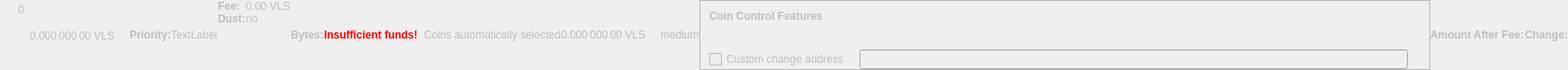
    <widget class="QWidget" name="dummyHideWidget" native="true">
     <property name="enabled">
      <bool>false</bool>
     </property>
     <property name="maximumSize">
      <size>
       <width>100</width>
       <height>22</height>
      </size>
     </property>
     <layout class="QHBoxLayout" name="dummyHideLayout">
      <property name="spacing">
       <number>0</number>
      </property>
      <property name="leftMargin">
       <number>0</number>
      </property>
      <property name="topMargin">
       <number>0</number>
      </property>
      <property name="rightMargin">
       <number>0</number>
      </property>
      <property name="bottomMargin">
       <number>0</number>
      </property>
      <item>
       <layout class="QFormLayout" name="formLayoutCoinControl1">
        <property name="horizontalSpacing">
         <number>10</number>
        </property>
        <property name="verticalSpacing">
         <number>14</number>
        </property>
        <property name="leftMargin">
         <number>10</number>
        </property>
        <property name="topMargin">
         <number>4</number>
        </property>
        <property name="rightMargin">
         <number>6</number>
        </property>
        <item row="0" column="1">
         <widget class="QLabel" name="labelCoinControlBytes">
          <property name="cursor">
           <cursorShape>IBeamCursor</cursorShape>
          </property>
          <property name="contextMenuPolicy">
           <enum>Qt::ActionsContextMenu</enum>
          </property>
          <property name="text">
           <string notr="true">0</string>
          </property>
          <property name="textInteractionFlags">
           <set>Qt::LinksAccessibleByMouse|Qt::TextSelectableByKeyboard|Qt::TextSelectableByMouse</set>
          </property>
         </widget>
        </item>
       </layout>
      </item>
      <item>
       <widget class="QLabel" name="labelCoinControlAfterFee">
        <property name="enabled">
         <bool>false</bool>
        </property>
        <property name="sizePolicy">
         <sizepolicy hsizetype="Fixed" vsizetype="Fixed">
          <horstretch>0</horstretch>
          <verstretch>0</verstretch>
         </sizepolicy>
        </property>
        <property name="minimumSize">
         <size>
          <width>111</width>
          <height>12</height>
         </size>
        </property>
        <property name="maximumSize">
         <size>
          <width>111</width>
          <height>12</height>
         </size>
        </property>
        <property name="cursor">
         <cursorShape>IBeamCursor</cursorShape>
        </property>
        <property name="contextMenuPolicy">
         <enum>Qt::ActionsContextMenu</enum>
        </property>
        <property name="text">
         <string notr="true">0.000 000 00 VLS</string>
        </property>
        <property name="textInteractionFlags">
         <set>Qt::LinksAccessibleByMouse|Qt::TextSelectableByKeyboard|Qt::TextSelectableByMouse</set>
        </property>
       </widget>
      </item>
      <item>
       <widget class="QLabel" name="labelCoinControlPriorityText">
        <property name="enabled">
         <bool>false</bool>
        </property>
        <property name="font">
         <font>
          <weight>75</weight>
          <bold>true</bold>
         </font>
        </property>
        <property name="text">
         <string>Priority:</string>
        </property>
       </widget>
      </item>
      <item>
       <layout class="QHBoxLayout" name="horizontalLayout">
        <item>
         <widget class="QLabel" name="WarningLabel">
          <property name="text">
           <string>TextLabel</string>
          </property>
         </widget>
        </item>
       </layout>
      </item>
      <item>
       <layout class="QFormLayout" name="formLayoutCoinControl3">
        <property name="horizontalSpacing">
         <number>0</number>
        </property>
        <property name="verticalSpacing">
         <number>0</number>
        </property>
        <property name="leftMargin">
         <number>0</number>
        </property>
        <property name="topMargin">
         <number>0</number>
        </property>
        <property name="rightMargin">
         <number>0</number>
        </property>
        <item row="0" column="0">
         <widget class="QLabel" name="labelCoinControlFeeText">
          <property name="enabled">
           <bool>false</bool>
          </property>
          <property name="font">
           <font>
            <weight>75</weight>
            <bold>true</bold>
           </font>
          </property>
          <property name="text">
           <string>Fee:</string>
          </property>
          <property name="margin">
           <number>0</number>
          </property>
         </widget>
        </item>
        <item row="0" column="1">
         <widget class="QLabel" name="labelCoinControlFee">
          <property name="enabled">
           <bool>false</bool>
          </property>
          <property name="cursor">
           <cursorShape>IBeamCursor</cursorShape>
          </property>
          <property name="contextMenuPolicy">
           <enum>Qt::ActionsContextMenu</enum>
          </property>
          <property name="text">
           <string notr="true">0.00 VLS</string>
          </property>
          <property name="textInteractionFlags">
           <set>Qt::LinksAccessibleByMouse|Qt::TextSelectableByKeyboard|Qt::TextSelectableByMouse</set>
          </property>
         </widget>
        </item>
        <item row="1" column="0">
         <widget class="QLabel" name="labelCoinControlLowOutputText">
          <property name="enabled">
           <bool>false</bool>
          </property>
          <property name="font">
           <font>
            <weight>75</weight>
            <bold>true</bold>
           </font>
          </property>
          <property name="text">
           <string>Dust:</string>
          </property>
         </widget>
        </item>
        <item row="1" column="1">
         <widget class="QLabel" name="labelCoinControlLowOutput">
          <property name="enabled">
           <bool>false</bool>
          </property>
          <property name="cursor">
           <cursorShape>IBeamCursor</cursorShape>
          </property>
          <property name="contextMenuPolicy">
           <enum>Qt::ActionsContextMenu</enum>
          </property>
          <property name="text">
           <string>no</string>
          </property>
          <property name="textInteractionFlags">
           <set>Qt::LinksAccessibleByMouse|Qt::TextSelectableByKeyboard|Qt::TextSelectableByMouse</set>
          </property>
         </widget>
        </item>
       </layout>
      </item>
      <item>
       <widget class="QLabel" name="labelCoinControlBytesText">
        <property name="enabled">
         <bool>false</bool>
        </property>
        <property name="font">
         <font>
          <weight>75</weight>
          <bold>true</bold>
         </font>
        </property>
        <property name="text">
         <string>Bytes:</string>
        </property>
       </widget>
      </item>
      <item>
       <layout class="QFormLayout" name="formLayoutCoinControl2">
        <property name="horizontalSpacing">
         <number>0</number>
        </property>
        <property name="verticalSpacing">
         <number>0</number>
        </property>
        <property name="leftMargin">
         <number>0</number>
        </property>
        <property name="topMargin">
         <number>0</number>
        </property>
        <property name="rightMargin">
         <number>0</number>
        </property>
       </layout>
      </item>
      <item>
       <layout class="QHBoxLayout" name="horizontalLayoutCoinControl2">
        <property name="spacing">
         <number>0</number>
        </property>
        <property name="bottomMargin">
         <number>0</number>
        </property>
       </layout>
      </item>
      <item>
       <widget class="QLabel" name="labelCoinControlInsuffFunds">
        <property name="enabled">
         <bool>false</bool>
        </property>
        <property name="minimumSize">
         <size>
          <width>0</width>
          <height>0</height>
         </size>
        </property>
        <property name="font">
         <font>
          <weight>75</weight>
          <bold>true</bold>
         </font>
        </property>
        <property name="styleSheet">
         <string notr="true">color:red;font-weight:bold;</string>
        </property>
        <property name="text">
         <string>Insufficient funds!</string>
        </property>
        <property name="margin">
         <number>5</number>
        </property>
       </widget>
      </item>
      <item>
       <layout class="QFormLayout" name="formLayoutCoinControl4">
        <property name="horizontalSpacing">
         <number>0</number>
        </property>
        <property name="verticalSpacing">
         <number>0</number>
        </property>
        <property name="leftMargin">
         <number>0</number>
        </property>
        <property name="topMargin">
         <number>0</number>
        </property>
        <property name="rightMargin">
         <number>0</number>
        </property>
       </layout>
      </item>
      <item>
       <widget class="QLabel" name="labelCoinControlChangeLabel">
        <property name="enabled">
         <bool>false</bool>
        </property>
        <property name="sizePolicy">
         <sizepolicy hsizetype="Preferred" vsizetype="Expanding">
          <horstretch>0</horstretch>
          <verstretch>0</verstretch>
         </sizepolicy>
        </property>
        <property name="minimumSize">
         <size>
          <width>0</width>
          <height>0</height>
         </size>
        </property>
        <property name="text">
         <string/>
        </property>
        <property name="margin">
         <number>3</number>
        </property>
       </widget>
      </item>
      <item>
       <widget class="QLabel" name="labelCoinControlAutomaticallySelected">
        <property name="enabled">
         <bool>false</bool>
        </property>
        <property name="sizePolicy">
         <sizepolicy hsizetype="Fixed" vsizetype="Fixed">
          <horstretch>0</horstretch>
          <verstretch>0</verstretch>
         </sizepolicy>
        </property>
        <property name="minimumSize">
         <size>
          <width>0</width>
          <height>0</height>
         </size>
        </property>
        <property name="maximumSize">
         <size>
          <width>240</width>
          <height>16777215</height>
         </size>
        </property>
        <property name="text">
         <string>Coins automatically selected</string>
        </property>
        <property name="margin">
         <number>5</number>
        </property>
       </widget>
      </item>
      <item>
       <widget class="QLabel" name="labelCoinControlChange">
        <property name="enabled">
         <bool>false</bool>
        </property>
        <property name="sizePolicy">
         <sizepolicy hsizetype="Fixed" vsizetype="Fixed">
          <horstretch>0</horstretch>
          <verstretch>0</verstretch>
         </sizepolicy>
        </property>
        <property name="minimumSize">
         <size>
          <width>111</width>
          <height>0</height>
         </size>
        </property>
        <property name="maximumSize">
         <size>
          <width>111</width>
          <height>16777215</height>
         </size>
        </property>
        <property name="cursor">
         <cursorShape>IBeamCursor</cursorShape>
        </property>
        <property name="contextMenuPolicy">
         <enum>Qt::ActionsContextMenu</enum>
        </property>
        <property name="text">
         <string notr="true">0.000 000 00 VLS</string>
        </property>
        <property name="textInteractionFlags">
         <set>Qt::LinksAccessibleByMouse|Qt::TextSelectableByKeyboard|Qt::TextSelectableByMouse</set>
        </property>
       </widget>
      </item>
      <item>
       <widget class="QLabel" name="labelCoinControlPriority">
        <property name="enabled">
         <bool>false</bool>
        </property>
        <property name="cursor">
         <cursorShape>IBeamCursor</cursorShape>
        </property>
        <property name="contextMenuPolicy">
         <enum>Qt::ActionsContextMenu</enum>
        </property>
        <property name="text">
         <string>medium</string>
        </property>
        <property name="textInteractionFlags">
         <set>Qt::LinksAccessibleByMouse|Qt::TextSelectableByKeyboard|Qt::TextSelectableByMouse</set>
        </property>
       </widget>
      </item>
      <item>
       <widget class="QFrame" name="frameCoinControl">
        <property name="sizePolicy">
         <sizepolicy hsizetype="Expanding" vsizetype="Expanding">
          <horstretch>0</horstretch>
          <verstretch>0</verstretch>
         </sizepolicy>
        </property>
        <property name="maximumSize">
         <size>
          <width>16777215</width>
          <height>16777215</height>
         </size>
        </property>
        <property name="frameShape">
         <enum>QFrame::StyledPanel</enum>
        </property>
        <property name="frameShadow">
         <enum>QFrame::Sunken</enum>
        </property>
        <layout class="QVBoxLayout" name="verticalLayoutCoinControl2_2">
         <property name="spacing">
          <number>0</number>
         </property>
         <property name="leftMargin">
          <number>0</number>
         </property>
         <property name="topMargin">
          <number>0</number>
         </property>
         <property name="rightMargin">
          <number>0</number>
         </property>
         <property name="bottomMargin">
          <number>0</number>
         </property>
         <item>
          <layout class="QVBoxLayout" name="verticalLayoutCoinControl" stretch="0,0,0,1">
           <property name="spacing">
            <number>0</number>
           </property>
           <property name="leftMargin">
            <number>10</number>
           </property>
           <property name="topMargin">
            <number>10</number>
           </property>
           <item>
            <layout class="QHBoxLayout" name="horizontalLayoutCoinControl1">
             <property name="bottomMargin">
              <number>15</number>
             </property>
             <item>
              <widget class="QLabel" name="labelCoinControlFeatures">
               <property name="enabled">
                <bool>false</bool>
               </property>
               <property name="sizePolicy">
                <sizepolicy hsizetype="Preferred" vsizetype="Maximum">
                 <horstretch>0</horstretch>
                 <verstretch>0</verstretch>
                </sizepolicy>
               </property>
               <property name="font">
                <font>
                 <weight>75</weight>
                 <bold>true</bold>
                </font>
               </property>
               <property name="styleSheet">
                <string notr="true">font-weight:bold;</string>
               </property>
               <property name="text">
                <string>Coin Control Features</string>
               </property>
              </widget>
             </item>
            </layout>
           </item>
           <item>
            <widget class="QWidget" name="widgetCoinControl" native="true">
             <property name="sizePolicy">
              <sizepolicy hsizetype="Preferred" vsizetype="Preferred">
               <horstretch>0</horstretch>
               <verstretch>0</verstretch>
              </sizepolicy>
             </property>
             <property name="minimumSize">
              <size>
               <width>0</width>
               <height>0</height>
              </size>
             </property>
             <property name="styleSheet">
              <string notr="true"/>
             </property>
             <layout class="QHBoxLayout" name="horizontalLayoutCoinControl5_2">
              <property name="leftMargin">
               <number>0</number>
              </property>
              <property name="topMargin">
               <number>0</number>
              </property>
              <property name="rightMargin">
               <number>0</number>
              </property>
              <property name="bottomMargin">
               <number>0</number>
              </property>
              <item>
               <layout class="QHBoxLayout" name="horizontalLayoutCoinControl3">
                <property name="spacing">
                 <number>20</number>
                </property>
                <property name="topMargin">
                 <number>0</number>
                </property>
                <property name="bottomMargin">
                 <number>10</number>
                </property>
               </layout>
              </item>
             </layout>
            </widget>
           </item>
           <item>
            <layout class="QHBoxLayout" name="horizontalLayoutCoinControl4" stretch="0,0,0">
             <property name="spacing">
              <number>12</number>
             </property>
             <property name="sizeConstraint">
              <enum>QLayout::SetDefaultConstraint</enum>
             </property>
             <property name="topMargin">
              <number>5</number>
             </property>
             <property name="rightMargin">
              <number>5</number>
             </property>
             <item>
              <widget class="QCheckBox" name="checkBoxCoinControlChange">
               <property name="enabled">
                <bool>false</bool>
               </property>
               <property name="toolTip">
                <string>If this is activated, but the change address is empty or invalid, change will be sent to a newly generated address.</string>
               </property>
               <property name="text">
                <string>Custom change address</string>
               </property>
              </widget>
             </item>
             <item>
              <widget class="QValidatedLineEdit" name="lineEditCoinControlChange">
               <property name="enabled">
                <bool>false</bool>
               </property>
               <property name="sizePolicy">
                <sizepolicy hsizetype="Expanding" vsizetype="Fixed">
                 <horstretch>0</horstretch>
                 <verstretch>0</verstretch>
                </sizepolicy>
               </property>
              </widget>
             </item>
             <item>
              <widget class="QLabel" name="labelCoinControlChangeLabel_2">
               <property name="sizePolicy">
                <sizepolicy hsizetype="Preferred" vsizetype="Expanding">
                 <horstretch>0</horstretch>
                 <verstretch>0</verstretch>
                </sizepolicy>
               </property>
               <property name="minimumSize">
                <size>
                 <width>0</width>
                 <height>0</height>
                </size>
               </property>
               <property name="text">
                <string/>
               </property>
               <property name="margin">
                <number>3</number>
               </property>
              </widget>
             </item>
            </layout>
           </item>
           <item>
            <spacer name="verticalSpacerCoinControl">
             <property name="orientation">
              <enum>Qt::Vertical</enum>
             </property>
             <property name="sizeHint" stdset="0">
              <size>
               <width>800</width>
               <height>1</height>
              </size>
             </property>
            </spacer>
           </item>
          </layout>
         </item>
        </layout>
       </widget>
      </item>
      <item>
       <widget class="QLabel" name="labelCoinControlAfterFeeText">
        <property name="enabled">
         <bool>false</bool>
        </property>
        <property name="minimumSize">
         <size>
          <width>0</width>
          <height>0</height>
         </size>
        </property>
        <property name="maximumSize">
         <size>
          <width>16777215</width>
          <height>16777215</height>
         </size>
        </property>
        <property name="font">
         <font>
          <weight>75</weight>
          <bold>true</bold>
         </font>
        </property>
        <property name="text">
         <string>Amount After Fee:</string>
        </property>
        <property name="alignment">
         <set>Qt::AlignLeading|Qt::AlignLeft|Qt::AlignVCenter</set>
        </property>
        <property name="margin">
         <number>0</number>
        </property>
       </widget>
      </item>
      <item>
       <widget class="QLabel" name="labelCoinControlChangeText">
        <property name="enabled">
         <bool>false</bool>
        </property>
        <property name="sizePolicy">
         <sizepolicy hsizetype="Preferred" vsizetype="Preferred">
          <horstretch>0</horstretch>
          <verstretch>0</verstretch>
         </sizepolicy>
        </property>
        <property name="minimumSize">
         <size>
          <width>0</width>
          <height>0</height>
         </size>
        </property>
        <property name="maximumSize">
         <size>
          <width>16777215</width>
          <height>16777215</height>
         </size>
        </property>
        <property name="font">
         <font>
          <weight>75</weight>
          <bold>true</bold>
         </font>
        </property>
        <property name="text">
         <string>Change:</string>
        </property>
        <property name="alignment">
         <set>Qt::AlignLeading|Qt::AlignLeft|Qt::AlignVCenter</set>
        </property>
       </widget>
      </item>
     </layout>
    </widget>
